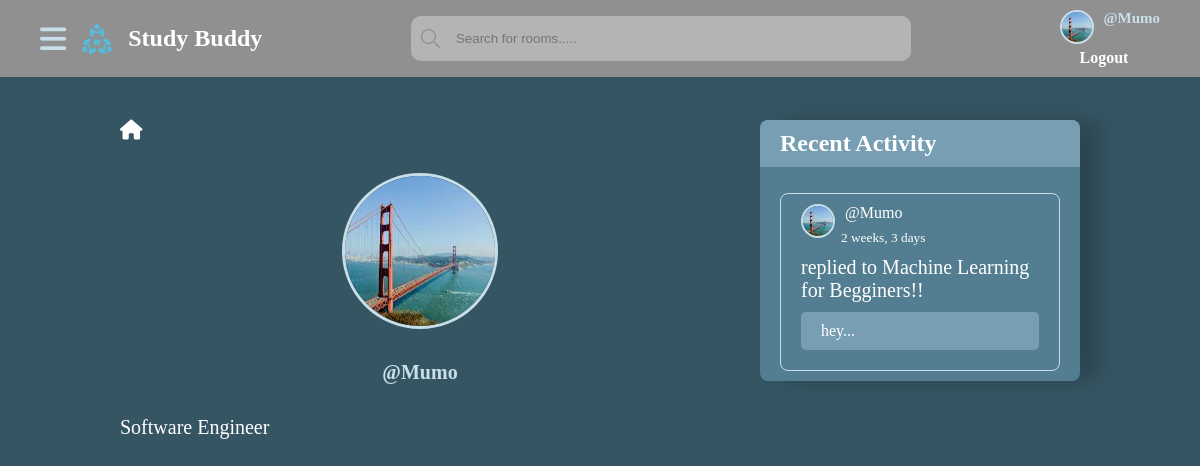
Page /studybud/profile2/ (signed in) on the committed database.
### core/models.py (models this page shows, shortened)
class UserProfile(models.Model):
    user = models.OneToOneField(User, on_delete=models.CASCADE)
    profile_pic = models.ImageField(upload_to='profile_pic/')
    bio = models.CharField(max_length=1000)
    @property
    def image_url(self):
        if self.profile_pic:
            return self. profile_pic.url
        else:
            return 'static/images/images.png'

class Message(models.Model):
    user = models.ForeignKey(User, on_delete=models.CASCADE)
    room = models.ForeignKey(Room, on_delete=models.CASCADE)
    body = models.TextField()
    replies = models.ManyToManyField(Reply, related_name='message_replies', blank=True)
    created_at = models.DateTimeField(auto_now_add=True)
    class Meta:
        ordering = ['-created_at']
    def __str__(self):
        return f'{self.body[:100]}...'

class Room(models.Model):
    host = models.ForeignKey(User, on_delete=models.CASCADE)
    topic = models.ForeignKey(Topic, on_delete=models.CASCADE)
    name = models.CharField(max_length=200)
    description = models.TextField()
    participants = models.ManyToManyField(User,
                                          related_name='participants',
                                          blank=True
                                          )
    created_at = models.DateTimeField(auto_now_add=True)
    updated_at = models.DateTimeField(auto_now=True)
    class Meta:
        ordering = ['-updated_at', '-created_at']

### core/views.py (the view)
# urls.py: path('profile<int:pk>/', views.profile, name="profile"),
@login_required(login_url='login')
def profile(request, pk):
    user_profile = UserProfile.objects.get(user=request.user)
    form = ProfileForm(request.POST, request.FILES, instance=user_profile)
    user = User.objects.get(pk=pk)
    user_profile = UserProfile.objects.get(user=user)
    rooms = Room.objects.filter(host=user)
    messages = Message.objects.filter(user=user)
    topics = Topic.objects.all()
    topics_count = topics.count()
    context = {
        "user_profile": user_profile,
        "user": user,
        "rooms": rooms,
        "messages": messages,
        "topics_count": topics_count,
        "topics": topics,
        "form": form,
    }
    return render(request, 'core/profile.html', context)

### core/forms.py
class ProfileForm(forms.ModelForm):
    class Meta:
        model = UserProfile
        fields = ['profile_pic', 'bio']
        widgets = {
            'profile_pic': forms.FileInput(attrs={'class': 'custom-file-input'}),
        }
        widgets = {
            'bio': forms.Textarea(attrs={'class': 'bio-textarea'}),
        }
    bio = forms.CharField(
        widget=forms.Textarea(attrs={'class': 'bio-textarea'}),
        error_messages={'required': ''}  # Set the error message to an empty string
    )
    profile_pic = forms.ImageField(
        widget=forms.FileInput(attrs={'class': 'custom-file-input'}),
        error_messages={'required': ''}  # Set the error message to an empty string
    )

### templates/core/profile.html (shortened to what this page needs)
<!DOCTYPE html>
{% extends 'core/base.html'%}
{% load static %}
    {% block content %}
    <section class="profile-container">
        <div class="profile__content">
             <div class="profile">
                 <div class="user__profile">
                     <div class="home-link">
                         <a href="{% url 'index' %}">
                            <i class="fa-solid fa-house"></i>
                         </a>
                     </div>
                     <div class="user-details">
                         <img src="{{user_profile.image_url}}"/>
                         <span>@{{user_profile.user.username}}</span>
                         <p>
                           {{user_profile.bio}}
                         </p>
                     </div>
                 </div>
            </div>
            <div class="profile-activity-container">
                <div class="profile-activity__content">
                    <h2>Recent Activity</h2>
                    <div class="profile-activity">
                        <ul>
                            {% for message in messages %}
                            <li>
                                <div class="profile-activity__user">
                                    <a href="#">
                                      <img src="{% if message.user.userprofile.profile_pic %}{{ message.user.userprofile.image_url }}{% else %}{% static 'images/images.png' %}{% endif %}"/>
                                      <p>@{{message.user.username}}</p>
                                    </a>
                                    <small>{{message.created_at|timesince}}</small>
                                </div>
                                <div class="profile-activity__room">
                                    <a href="#">replied to <span>{{message.room.name}}</span></a>
                                </div>
                                <div class="profile-activity__message">
                                    <p>{{message}}</p>
                                </div>
                            </li>
                           {% endfor %}
                        </ul>
                    </div>
                </div>
            </div>
        </div>
    </section>
   {% endblock content %}

### templates/core/base.html (shortened to what this page needs)
<!DOCTYPE html>
{% load static %}
<html lang="en">
<head>
    <link rel="stylesheet" href="{% static 'styles/base.css' %}"/>
    <link rel="stylesheet" href="{% static 'styles/index.css' %}"/>
    <link rel="stylesheet" href="{% static 'styles/profile.css' %}"/>
    <link rel="stylesheet" href="{% static 'styles/room.css' %}"/>
</head>
<body>
    <nav>
        <div class="nav-container">
            <div class="logo">
                 <i class="fa-solid fa-bars open-topics"></i>
                <a href="{% url 'index' %}">
                    <img src="{% static 'images/favicon.ico' %}"/>
                    <h1>Study Buddy</h1>
                </a>
            </div>
            <div class="search-bar">
                    <form method="GET" action="{% url 'index' %}" id="searchbar">
                        <label>
                          <input type="text" name="q" placeholder="Search for rooms....."/>
                        </label>
                    </form>
            </div>
            <div class="links">
                 {% if user.is_authenticated %}
                     <a class="profile-link" href="{% url 'profile' request.user.id %}">
                        <img src="{{ request.user.userprofile.image_url }}">
                        <p>@{{request.user.username}}</p>
                    </a>
                {% else %}
                     <a class="profile-link" href="#">
                        <img src="{% static 'images/images.png' %}">
                        <p>Guest</p>
                    </a>
                {% endif %}
                {% if user.is_authenticated %}
                 <a class="login" href="{% url 'logout' %}">
                    Logout
                </a>
                {% else %}
                <a class="login" href="{% url 'login' %}">
                    Login/Register
                </a>
                {% endif %}
            </div>
        </div>
    </nav>
    {% block content %}
    {% endblock content %}
</body>
</html>

### static/styles/base.css (style rules this page uses)
* { padding: 0; margin: 0; text-decoration: none; list-style: none; color: var(--text-color); }
:root { --text-color: #ffffff; --special-links: #636363; --links-hover: #c8dfea; --nav-background-color: #909090; --search-bar: #B4B4B4; --body-background-color: #365563; --link-background: #537d90; --hover-color: #779eb2; }
nav { background: var(--nav-background-color); position: fixed; top: 0; z-index: 9999; width: 100%; }
.nav-container { padding: 10px 40px; display: flex; align-items: center; justify-content: space-between; }
.nav-container img { width: 30px; height: 30px; }
.logo { display: flex; align-items: center; gap: 1rem; }
.logo a { display: flex; align-items: center; gap: 1rem; }
.logo i { color: var(--links-hover); font-size: 30px; cursor: pointer; }
.nav-container .links { display: flex; flex-direction: column; gap: 5px; }
.nav-container .links .profile-link { display: flex; gap: 10px; }
.nav-container .links .profile-link img { border-radius: 50%; border: 2px solid var(--links-hover); }
.nav-container .links .profile-link p { color: var(--links-hover); font-weight: 700; font-size: 15px; }
.nav-container .links .login { margin-left: 20px; font-weight: 700; transition: transform 0.3s ease, color 0.3s ease; }
.nav-container #searchbar { width: 500px; display: flex; align-items: center; border: none; background: var(--search-bar); border-radius: 10px; }
.nav-container #searchbar label { display: flex; align-items: center; width: 100%; }
.nav-container #searchbar label input { flex: 1; border: none; outline: none; padding: 15px; background-color: var(--search-bar); border-radius: 10px; margin-left: 0; }
.nav-container #searchbar label svg { width: 20px; height: 20px; fill: var(--nav-background-color); margin-right: 0; margin-left: 10px; }
body { background: var(--body-background-color); }

### static/styles/index.css (style rules this page uses)
* { padding: 0; margin: 0; text-decoration: none; list-style: none; color: var(--text-color); }
:root { --text-color: #ffffff; --special-links: #636363; --links-hover: #c8dfea; --nav-background-color: #909090; --search-bar: #B4B4B4; --body-background-color: #365563; --link-background: #537d90; --hover-color: #779eb2; }

### static/styles/profile.css (style rules this page uses)
* { padding: 0; margin: 0; text-decoration: none; list-style: none; color: var(--text-color); }
:root { --text-color: #ffffff; --special-links: #636363; --links-hover: #c8dfea; --nav-background-color: #909090; --search-bar: #B4B4B4; --body-background-color: #365563; --link-background: #537d90; --hover-color: #779eb2; }
.profile-container .profile__content { padding: 120px; display: grid; grid-template-columns: 2fr 1fr; }
.profile__content .profile { display: flex; flex-direction: column; gap: 2rem; }
.profile .user__profile { display: flex; flex-direction: column; gap: 2rem; align-items: flex-start; }
.user__profile .home-link a i { font-size: 20px; }
.user__profile .user-details { display: flex; flex-direction: column; gap: 2rem; align-items: center; }
.user-details img { width: 150px; height: 150px; border: 3px solid var(--links-hover); border-radius: 50%; }
.user-details span { font-size: 20px; color: var(--links-hover); font-weight: 700; }
.user-details p { font-size: 20px; font-style: italics; width: 600px; }
.profile__content .profile-activity-container .profile-activity__content { display: flex; flex-direction: column; gap: 1rem; background: var(--link-background); box-shadow: 20px 0 24px rgba(0, 0, 0, 0.2); border-radius: 8px; }
.profile-activity__content h2 { padding: 10px 20px; background: var(--hover-color); border-radius: 8px 8px 0 0; }
.profile-activity__content .profile-activity { padding: 10px 20px; }
.profile-activity__content .profile-activity ul { display: flex; flex-direction: column; gap: 1.5rem; }
.profile-activity__content .profile-activity ul li { padding: 10px 20px; border: 0.5px solid var(--links-hover); border-radius: 8px; }
.profile-activity ul li .profile-activity__user { display: flex; flex-direction: column; gap: 2px; }
.profile-activity__user a { display: flex; gap: 10px; }
.profile-activity__user a img { width: 30px; height: 30px; border-radius: 50%; border: 2px solid var(--links-hover); }
.profile-activity__user small { margin-left: 40px; margin-top: -10px; }
.profile-activity ul li .profile-activity__room { margin: 10px 0; }
.profile-activity__room a { font-size: 20px; }
.profile-activity ul li .profile-activity__message { background: var(--hover-color); border-radius: 5px; padding: 10px 20px; margin: 10px 0; }

### rows in the picture
UserProfile: image_url (picture), user.username "Mumo", bio "Software Engineer"
Message: user.profile_pic (picture), user.username "Mumo", created_at "2 weeks, 3 days", room.name "Machine Learning for Begginers!!", body "hey..."

### other values in the picture
{{ request.user.username }} "Mumo"
